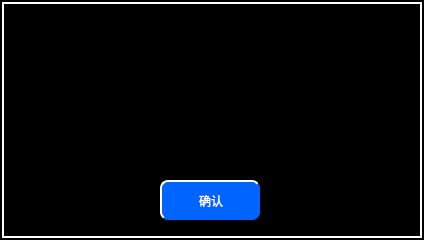
<?xml version="1.0" encoding="UTF-8"?>
<ui version="4.0">
 <class>WarnningDialog</class>
 <widget class="QWidget" name="WarnningDialog">
  <property name="geometry">
   <rect>
    <x>0</x>
    <y>0</y>
    <width>424</width>
    <height>240</height>
   </rect>
  </property>
  <property name="windowTitle">
   <string>Form</string>
  </property>
  <property name="styleSheet">
   <string notr="true">QWidget
{
	background-color:black;
}</string>
  </property>
  <widget class="QLabel" name="WarnningDialog_Label_str">
   <property name="geometry">
    <rect>
     <x>29</x>
     <y>29</y>
     <width>360</width>
     <height>111</height>
    </rect>
   </property>
   <property name="styleSheet">
    <string notr="true">font: 24px, &quot;微软雅黑&quot;;
color:red;
border-color: rgb(51, 153, 255);</string>
   </property>
   <property name="text">
    <string/>
   </property>
   <property name="alignment">
    <set>Qt::AlignCenter</set>
   </property>
  </widget>
  <widget class="QPushButton" name="WarnningDialog_Button_close">
   <property name="geometry">
    <rect>
     <x>160</x>
     <y>180</y>
     <width>100</width>
     <height>40</height>
    </rect>
   </property>
   <property name="focusPolicy">
    <enum>Qt::NoFocus</enum>
   </property>
   <property name="styleSheet">
    <string notr="true">font: 20px, &quot;微软雅黑&quot;;
color: white;
background-color: rgb(0, 100, 255);	
border-radius:8px;
border-top: 2px solid white;
border-left: 2px solid white;
</string>
   </property>
   <property name="text">
    <string>确认</string>
   </property>
  </widget>
  <widget class="QLabel" name="WarnningDialog_backgroundlbl">
   <property name="geometry">
    <rect>
     <x>2</x>
     <y>2</y>
     <width>420</width>
     <height>236</height>
    </rect>
   </property>
   <property name="styleSheet">
    <string notr="true">font: 20px, &quot;微软雅黑&quot;;
color:red;
border:2px solid white;</string>
   </property>
   <property name="text">
    <string/>
   </property>
   <property name="alignment">
    <set>Qt::AlignCenter</set>
   </property>
  </widget>
  <zorder>WarnningDialog_backgroundlbl</zorder>
  <zorder>WarnningDialog_Label_str</zorder>
  <zorder>WarnningDialog_Button_close</zorder>
 </widget>
 <resources/>
 <connections/>
</ui>
